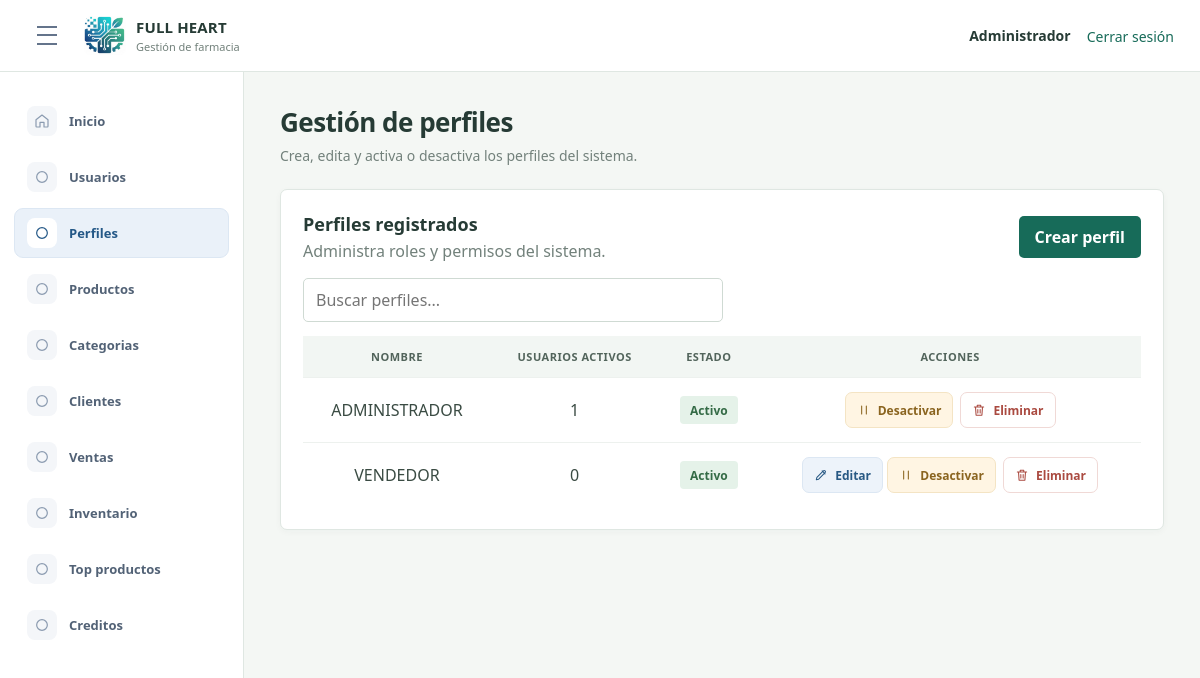
/index.php?route=module/perfiles (signed in), run on the app's committed database.
### tables this page shows
CREATE TABLE `opcion` (
  `idopcion` int(11) NOT NULL AUTO_INCREMENT,
  `descripcion` varchar(100) NOT NULL,
  `url` varchar(200) NOT NULL,
  `icono` varchar(50) NOT NULL DEFAULT 'fa-circle',
  `estado` tinyint(1) NOT NULL DEFAULT 1,
  `fecha_creacion` datetime NOT NULL DEFAULT current_timestamp(),
  PRIMARY KEY (`idopcion`)
);

CREATE TABLE `perfil` (
  `idperfil` int(11) NOT NULL AUTO_INCREMENT,
  `nombre` varchar(50) NOT NULL,
  `estado` tinyint(1) NOT NULL DEFAULT 1,
  `fecha_creacion` datetime NOT NULL DEFAULT current_timestamp(),
  PRIMARY KEY (`idperfil`)
);

### app/Controllers/PerfilController.php (called while the page is built, shortened)
<?php
class PerfilController
{
    private Profile $profiles;
    public function __construct(Profile $profiles)
    {
        $this->profiles = $profiles;
    }
    public function index(): void
    {
        $menuOptions = $this->requireAccess(["GET"]);
        $profiles = $this->profiles->all();
        require __DIR__ . "/../Views/layout/app.php";
    }
    private function requireAccess(array $methods): array
    {
        $menuOptions = $this->profiles->menuOptions((int) ($_SESSION["idperfil"] ?? 0));
        foreach ($menuOptions as $option) {
            if (in_array($option["url"] ?? "", ["module/perfiles", "vista/perfiles.php"], true)) {
                $allowed = true;
                break;
            }
        }
        return $menuOptions;
    }
}

### app/Models/Profile.php (called while the page is built, shortened)
<?php
class Profile
{
    private PDO $db;
    public function __construct(PDO $db)
    {
        $this->db = $db;
    }
    public function all(): array
    {
        return $this->db->query("SELECT p.idperfil, p.nombre, p.estado, p.fecha_creacion,
                                       COUNT(CASE WHEN u.estado = 1 THEN 1 END) AS usuarios_activos
                                FROM perfil p
                                LEFT JOIN usuario u ON u.idperfil = p.idperfil
                                WHERE p.estado <> 2
                                GROUP BY p.idperfil, p.nombre, p.estado, p.fecha_creacion
                                ORDER BY p.idperfil")->fetchAll(PDO::FETCH_ASSOC);
    }
    public function menuOptions(int $profileId): array
    {
        $sql = "SELECT o.descripcion, o.url, o.icono
                FROM perfil p
                INNER JOIN opcion o ON o.estado = 1
                LEFT JOIN acceso a ON a.idopcion = o.idopcion AND a.idperfil = p.idperfil
                WHERE p.idperfil = :idperfil
                  AND (UPPER(p.nombre) = 'ADMINISTRADOR' OR a.estado = 1)
                ORDER BY o.idopcion";
        $statement = $this->db->prepare($sql);
        $statement->execute(["idperfil" => $profileId]);
        return $statement->fetchAll();
    }
}

### app/Models/User.php (called while the page is built, shortened)
<?php
class User
{
    private PDO $db;
    public function __construct(PDO $db)
    {
        $this->db = $db;
    }
    public function isActive(int $id): bool
    {
        $statement = $this->db->prepare("SELECT 1 FROM usuario WHERE idusuario = :id AND estado = 1");
        $statement->execute(["id" => $id]);
        return $statement->fetchColumn() !== false;
    }
}

### app/Views/perfiles/index.php (the view, shortened to what this page needs)
<div class="page-title">
    <h1>Gestión de perfiles</h1>
    <p>Crea, edita y activa o desactiva los perfiles del sistema.</p>
</div>
<section class="panel">
    <div class="section-toolbar">
        <div>
            <h2>Perfiles registrados</h2>
            <p>Administra roles y permisos del sistema.</p>
        </div>
        <a class="btn btn-primary" href="index.php?route=module/perfiles/crear">Crear perfil</a>
    </div>
    <input class="table-filter" type="search" data-filter-target="#perfiles-table-1" placeholder="Buscar perfiles..." aria-label="Buscar perfiles">
    <div class="table-wrap">
        <table class="data-table" id="perfiles-table-1">
            <thead>
                <tr><th scope="col">Nombre</th><th scope="col">Usuarios activos</th><th scope="col">Estado</th><th scope="col">Acciones</th></tr>
            </thead>
            <tbody>
                <?php foreach ($profiles as $profile): ?>
                    <tr>
                        <?php $isAdministratorProfile = strtoupper(trim((string) $profile["nombre"])) === "ADMINISTRADOR"; ?>
                        <td><?= htmlspecialchars($profile["nombre"], ENT_QUOTES, "UTF-8") ?></td>
                        <td><?= (int) $profile["usuarios_activos"] ?></td>
                        <td><span class="status-badge <?= (int) $profile["estado"] === 1 ? "is-active" : "is-muted" ?>"><?= (int) $profile["estado"] === 1 ? "Activo" : "Inactivo" ?></span></td>
                        <td class="action-cell">
                            <?php if (!$isAdministratorProfile): ?>
                                <a class="btn btn-action-edit btn-sm" data-modal-edit href="index.php?route=module/perfiles/editar&amp;id=<?= (int) $profile["idperfil"] ?>"><svg aria-hidden="true" viewBox="0 0 24 24"><path d="m14 5 5 5M4 20l4-.8L19 8a2.1 2.1 0 0 0-3-3L5 16z"/></svg><span>Editar</span></a>
                            <?php endif; ?>
                            <form action="index.php?route=module/perfiles/estado" method="post">
                                <?php if ((int) $profile["estado"] === 1): ?>
                                    <button class="btn btn-action-disable btn-sm" type="submit" name="accion" value="desactivar" data-confirm="El perfil quedará inactivo temporalmente. ¿Continuar?" <?= !$isAdministratorProfile && (int) $profile["usuarios_activos"] > 0 ? 'disabled title="Asigna primero sus usuarios activos a otro perfil."' : '' ?>><svg aria-hidden="true" viewBox="0 0 24 24"><path d="M8 5v14M16 5v14"/></svg><span>Desactivar</span></button>
                                    <button class="btn btn-action-delete btn-sm" type="submit" name="accion" value="eliminar" data-confirm="El perfil quedará inactivo. ¿Continuar?" <?= !$isAdministratorProfile && (int) $profile["usuarios_activos"] > 0 ? 'disabled title="Asigna primero sus usuarios activos a otro perfil."' : '' ?>><svg aria-hidden="true" viewBox="0 0 24 24"><path d="M4 7h16M10 11v6M14 11v6M6 7l1 14h10l1-14M9 7V4h6v3"/></svg><span>Eliminar</span></button>
                                <?php else: ?>
                                    <button class="btn btn-action-enable btn-sm" type="submit" name="accion" value="activar"><svg aria-hidden="true" viewBox="0 0 24 24"><path d="M5 12h14M13 6l6 6-6 6"/></svg><span>Activar</span></button>
                                <?php endif; ?>
                            </form>
                        </td>
                    </tr>
                <?php endforeach; ?>
            </tbody>
        </table>
    </div>
</section>

### app/Views/layout/sidebar.php
<?php $currentRoute = $_GET["route"] ?? "dashboard"; ?>
<aside class="sidebar">
    <nav aria-label="Menu principal">
        <a href="index.php?route=dashboard" <?= $currentRoute === "dashboard" ? 'aria-current="page"' : "" ?>><span class="nav-icon" aria-hidden="true"><svg viewBox="0 0 24 24"><path d="m3 10 9-7 9 7v10a1 1 0 0 1-1 1h-5v-7H9v7H4a1 1 0 0 1-1-1z"/></svg></span><span>Inicio</span></a>
        <?php foreach ($menuOptions as $option): ?>
            <?php $route = $option["url"] ?? ""; ?>
            <?php
                $icons = [
                    "module/usuarios" => '<circle cx="9" cy="8" r="3"/><path d="M3 20v-1a6 6 0 0 1 12 0v1zM16 5.5a3 3 0 0 1 0 5.8M18 14a5 5 0 0 1 3 4.5V20h-3"/>',
                    "module/perfiles" => '<rect x="5" y="3" width="14" height="18" rx="2"/><path d="M9 3.5h6M9 10h6M9 14h6M9 18h3"/>',
                    "module/productos" => '<path d="m4 7 8-4 8 4-8 4zM4 7v10l8 4 8-4V7M12 11v10"/>',
                    "module/categorias" => '<path d="M20 13 11 22l-9-9V3h10z"/><circle cx="7" cy="7" r="1"/>',
                    "module/clientes" => '<rect x="4" y="3" width="16" height="18" rx="2"/><circle cx="12" cy="9" r="3"/><path d="M8 17a4 4 0 0 1 8 0"/>',
                    "module/ventas" => '<path d="M3 4h2l2.5 11h11L21 7H6M9 19h.01M18 19h.01"/>',
                    "module/inventario" => '<path d="M3 21h18M5 21V8l7-5 7 5v13M9 21v-6h6v6M9 10h.01M15 10h.01"/>',
                    "module/top-productos" => '<path d="M4 20V10M10 20V4M16 20v-7M22 20H2"/>',
                    "module/creditos" => '<rect x="3" y="6" width="18" height="13" rx="2"/><path d="M3 10h18M7 15h4"/>'
                ];
                $icon = $icons[$route] ?? '<circle cx="12" cy="12" r="8"/>';
            ?>
            <a href="index.php?route=<?= urlencode($route) ?>" <?= ($currentRoute === $route || str_starts_with($currentRoute, $route . "/")) ? 'aria-current="page"' : "" ?>>
                <span class="nav-icon" aria-hidden="true"><svg viewBox="0 0 24 24"><?= $icon ?></svg></span>
                <span><?= htmlspecialchars($option["descripcion"]) ?></span>
            </a>
        <?php endforeach; ?>
    </nav>
</aside>

### data on the page
opcion: descripcion "Usuarios"
opcion: descripcion "Perfiles"
opcion: descripcion "Productos"
opcion: descripcion "Categorias"
opcion: descripcion "Clientes"
opcion: descripcion "Ventas"
opcion: descripcion "Inventario"
opcion: descripcion "Top productos"
opcion: descripcion "Creditos"
perfil: nombre "ADMINISTRADOR", usuarios_activos "1", estado "Activo"
perfil: nombre "VENDEDOR", usuarios_activos "0", estado "Activo"

### other printed values
$_SESSION["nombre"] "Administrador"
